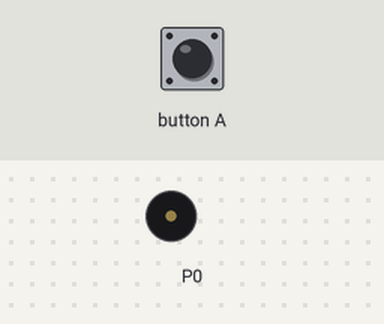
A program run on a simulated BBC micro:bit (MakeCode). Shown: buzzer (waves = sounding). Inputs (shaded band) come from the test bench.

Above: at 1.2 s.
1.3 s: button A pressed for 0.15 s
At 1.8 s:
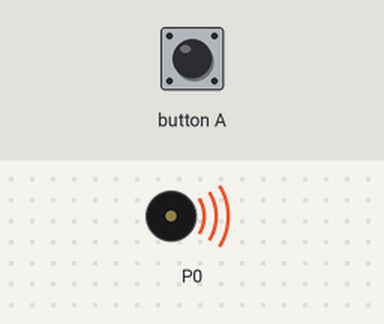
Timing chart, 0 to 7.5 s (numbered marks = the images above; inputs shaded):
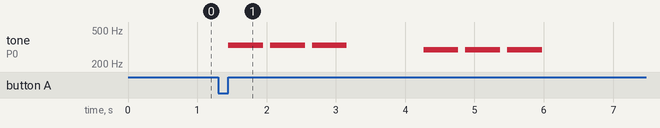

The program:

main.ts
```typescript
input.onButtonPressed(Button.A, function () {
    for (let index = 0; index < 3; index++) {
        music.playTone(330, music.beat(BeatFraction.Whole))
        basic.pause(100)
    }
    basic.pause(1000)
    for (let index = 0; index < 3; index++) {
        music.playTone(294, music.beat(BeatFraction.Whole))
        basic.pause(100)
    }
})
```

test.ts
```typescript
// les tests vont ici ; cela ne sera pas compilé si ce paquet est utilisé en tant qu'extension.
```

Measured:
- after the input at 1.3 s, tone on P0: plays 330 Hz for 0.50 s, 330 Hz for 0.50 s, 330 Hz for 0.50 s, 294 Hz for 0.50 s, 294 Hz for 0.50 s, 294 Hz for 0.50 s, starting after 0.15 s
